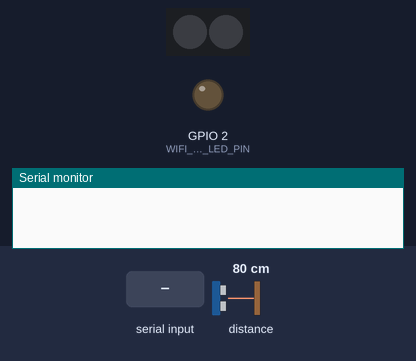
The program below on a simulated ESP32. Shown: 2 RGB LEDs in strip order, left to right, output pins drawn as LEDs (lit = HIGH), the last lines printed to the serial monitor. Wiring (inferred from the names in the program): SRF02/SRF08 range finder at I2C address 0x70. The test bench sets the inputs (shaded band); at power-on: distance to the obstacle 80 cm. Dim RGB values are drawn brighter than linear; WiFi joins after 1.5 s; servers stay silent unless stated.

Above: at 0.1 s.
At 2.85 s:
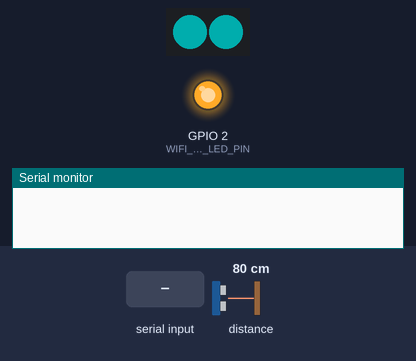
2.9 s: "1" received over the second serial link
At 2.95 s:
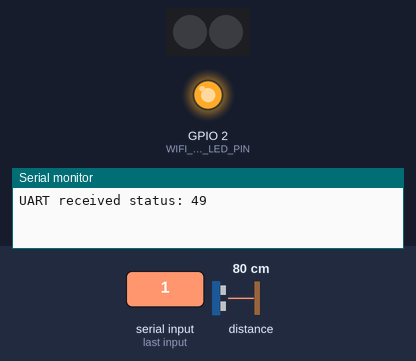
Timing chart, 0 to 11.9 s (numbered marks = the images above; inputs shaded):
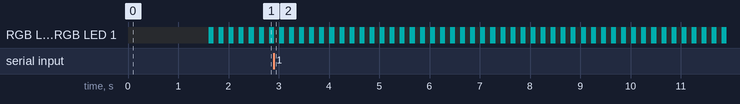

The program:

main.cpp
```cpp
#include <Arduino.h>
#include "Wifi_Setting.hpp"
#include "LED.hpp"

#if defined(ARDUINO_ARCH_ESP32)
#include <freertos/FreeRTOS.h>
#include <freertos/task.h>
#include <freertos/semphr.h>
#include <Wire.h>

// --- タスクのプロトタイプ宣言 ---
static void transmitTask(void* pvParameters);
static void wifiReceiveTask(void* pvParameters);
static void uartReceiveTask(void* pvParameters);
static void ultrasonicTask(void* pvParameters);
static void ledTask(void* pvParameters);
static void wifiHealthTask(void* pvParameters);

// --- タイミング設定 (ミリ秒) ---
#define ULTRASONIC_MEASURE_WAIT_MS 70 // センサーの測定待機時間
#define ULTRASONIC_INTERVAL_MS 10   // センサーの測定周期
#define TRANSMIT_Hz 25     // 送信タスクの実行周期 (25Hz)

// --- GPIO設定 ---
#define WIFI_STATUS_LED_PIN 2  // WiFi接続状態表示用LED

// --- リソース保護のためのミューテックス ---
static SemaphoreHandle_t serialMutex = NULL;
static SemaphoreHandle_t udpMutex = NULL;

// --- タスク間通信用の共有リソース ---
// 超音波センサーの値
static volatile uint8_t ultrasonicValue = 0;
// ステータス値（Serial1から受信したデータで更新）
static volatile uint8_t status = 1;
// WiFi受信フラグ
static volatile bool wifiReceivedFlag = false;
// UART受信フラグ
static volatile bool uartReceivedFlag = false;
// 受信パケットの送信元情報
static IPAddress remoteClientIP;
static uint16_t remoteClientPort;

#define PIN_TX1 16
#define PIN_RX1 17


void setup() {
  Serial.begin(115200);
  Serial1.begin(115200, SERIAL_8N1, PIN_RX1, PIN_TX1);
  while (!Serial) { delay(10); }

  serialMutex = xSemaphoreCreateMutex();
  udpMutex = xSemaphoreCreateMutex();

  // GPIO2をWiFi状態表示LED用に初期化
  pinMode(WIFI_STATUS_LED_PIN, OUTPUT);
  digitalWrite(WIFI_STATUS_LED_PIN, LOW); // 初期状態：消灯


  WifiSetting::Setup();

  // WiFi接続成功時にLEDを点灯
  if (WiFi.status() == WL_CONNECTED) {
    digitalWrite(WIFI_STATUS_LED_PIN, HIGH);
  }

  Wire.begin();
  setupLED(); // LED初期化

  // --- タスクの作成とコアへの割り当て ---
  // Core 1: センサー測定タスク (他から独立して動作)
  xTaskCreatePinnedToCore(ultrasonicTask, "UltraTask", 2048, NULL, 2, NULL, 1);
  // LEDタスクを作成（低優先度）
  xTaskCreatePinnedToCore(ledTask, "LEDTask", 2048, NULL, 1, NULL, 1);

  // Core 0: 通信関連タスク
  // 優先度: WiFi受信 (3) > UART受信 (2) > 送信 (1) > WiFiヘルスチェック (0)
  // これにより、パケット到着時に受信タスクが送信タスクよりも優先して実行される
  xTaskCreatePinnedToCore(wifiReceiveTask, "WiFiRxTask", 4096, NULL, 4, NULL, 0); // 最優先
  xTaskCreatePinnedToCore(transmitTask,    "TxTask",     4096, NULL, 3, NULL, 0); // 中優先
  xTaskCreatePinnedToCore(uartReceiveTask, "UartRxTask", 2048, NULL, 2, NULL, 0); // 低優先
  xTaskCreatePinnedToCore(wifiHealthTask,  "HealthTask", 2048, NULL, 1, NULL, 0); // 最低優先


}

void loop() {
  vTaskDelay(portMAX_DELAY); // メインループは何もしない
}

/**
 * @brief 送信を専門に行うタスク (周期的実行)
 * - 定期的なブロードキャスト送信
 * - フラグに基づいた受信応答
 */
static void transmitTask(void* pvParameters) {
  (void)pvParameters;
  TickType_t xLastWakeTime = xTaskGetTickCount();
  const TickType_t xFrequency = pdMS_TO_TICKS(1000 / TRANSMIT_Hz);

  for (;;) {
    // 指定した周期で正確にタスクを実行するための待機
    vTaskDelayUntil(&xLastWakeTime, xFrequency);

    // --- 1. 定期的なブロードキャスト送信 ---
    if (udpMutex && xSemaphoreTake(udpMutex, pdMS_TO_TICKS(10)) == pdTRUE) {
      uint8_t broadcastPkt[2] = { status, ultrasonicValue }; // Status: Serial1から受信した値
      WifiSetting::udp.beginPacket(WifiSetting::broadcastIP, WifiSetting::udpPort);
      WifiSetting::udp.write(broadcastPkt, 2);
      WifiSetting::udp.endPacket();
      xSemaphoreGive(udpMutex);
    }

    // --- 2. WiFi受信フラグを確認し、応答を送信 ---
    if (wifiReceivedFlag) {
      wifiReceivedFlag = false; // すぐにフラグをリセット
      if (udpMutex && xSemaphoreTake(udpMutex, pdMS_TO_TICKS(10)) == pdTRUE) {
        uint8_t replyPkt[2] = { status, ultrasonicValue }; // Status: Serial1から受信した値
        WifiSetting::udp.beginPacket(remoteClientIP, remoteClientPort);
        WifiSetting::udp.write(replyPkt, 2);
        WifiSetting::udp.endPacket();
        xSemaphoreGive(udpMutex);
      }
    }

    // --- 3. UART受信フラグを確認し、処理 ---
    if (uartReceivedFlag) {
      uartReceivedFlag = false; // すぐにフラグをリセット
      if (serialMutex && xSemaphoreTake(serialMutex, pdMS_TO_TICKS(10)) == pdTRUE) {
        xSemaphoreGive(serialMutex);
      }
    }
  }
}

/**
 * @brief WiFi-UDPの受信を専門に行うタスク
 * - パケットを受信したら、送信元情報を保存し、フラグを立てる
 */
static void wifiReceiveTask(void* pvParameters) {
  (void)pvParameters;
  for (;;) {
    int packetSize = WifiSetting::udp.parsePacket();
    if (packetSize > 0) {
      // 応答のために送信元IPとポートをグローバル変数に保存
      remoteClientIP = WifiSetting::udp.remoteIP();
      remoteClientPort = WifiSetting::udp.remotePort();

      // 受信データをバッファに読み込む
      uint8_t tempBuf[packetSize];
      WifiSetting::udp.read(tempBuf, packetSize);

      // 受信データをそのままシリアルに出力
      if (serialMutex && xSemaphoreTake(serialMutex, pdMS_TO_TICKS(10)) == pdTRUE) {
        Serial.printf("Received %d bytes from %s:%d\n", packetSize, remoteClientIP.toString().c_str(), remoteClientPort);
        Serial1.write(tempBuf, packetSize);
        xSemaphoreGive(serialMutex);
      }
      // 送信タスクに処理を依頼するためにフラグを立てる
      wifiReceivedFlag = true;
    }
    vTaskDelay(pdMS_TO_TICKS(1)); // CPUを過剰に占有しないための短い遅延
  }
}

/**
 * @brief UART (シリアル) の受信を専門に行うタスク
 * - Serial1からデータを受信してstatusを更新
 */
static void uartReceiveTask(void* pvParameters) {
  (void)pvParameters;
  for (;;) {
    status = 1;
    if (Serial1.available() > 0) {
      // Serial1から受信したデータでstatusを更新
      uint8_t receivedData = Serial1.read();
      status = receivedData; // 受信したデータをstatusに設定

      if (serialMutex && xSemaphoreTake(serialMutex, pdMS_TO_TICKS(10)) == pdTRUE) {
        Serial.printf("UART received status: %d\n", status);
        xSemaphoreGive(serialMutex);
      }

      // 残りのバッファを空にする
      while(Serial1.available() > 0) {
        Serial1.read();
      }
      uartReceivedFlag = true;
    }
    vTaskDelay(pdMS_TO_TICKS(1));
  }
}


/**
 * @brief 超音波センサーの測定のみを行うタスク (Core 1で独立動作)
 */
static void ultrasonicTask(void* pvParameters) {
  (void)pvParameters;
  for (;;) {
    Wire.beginTransmission(112); // SRF02 Address 0x70
    Wire.write(byte(0x00));      // Command Register
    Wire.write(byte(0x51));      // Measure in cm
    Wire.endTransmission();

    vTaskDelay(pdMS_TO_TICKS(ULTRASONIC_MEASURE_WAIT_MS));

    Wire.beginTransmission(112);
    Wire.write(byte(0x02));      // Result Register
    Wire.endTransmission();

    Wire.requestFrom(112, 2);
    if (Wire.available() >= 2) {
      int high = Wire.read();
      int low = Wire.read();
      int reading = (high << 8) | low;

      if (reading > 255) reading = 255;
      ultrasonicValue = (uint8_t)reading;
    }
    vTaskDelay(pdMS_TO_TICKS(ULTRASONIC_INTERVAL_MS));
  }
}

/**
 * @brief LEDの点滅制御を行うタスク
 */
static void ledTask(void* pvParameters) {
  (void)pvParameters;
  for (;;) {
    loopLED(); // LED点滅処理を実行
  }
}

/**
 * @brief WiFi接続とメモリの簡易ヘルスチェックを行うタスク
 */
static void wifiHealthTask(void* pvParameters) {
  (void)pvParameters;
  for (;;) {
    // 5秒間隔でヘルスチェックを実行
    vTaskDelay(pdMS_TO_TICKS(5000));

    // WiFi接続状態をチェック
    if (WiFi.status() != WL_CONNECTED) {
      // WiFi切断時：LEDを消灯
      digitalWrite(WIFI_STATUS_LED_PIN, LOW);

      // UDP停止
      if (udpMutex && xSemaphoreTake(udpMutex, pdMS_TO_TICKS(100)) == pdTRUE) {
        WifiSetting::udp.stop();
        xSemaphoreGive(udpMutex);
      }

      // WiFi再接続を試行
      WiFi.disconnect();
      WiFi.begin("2025_ulysses", "2025_ulysses"); // 簡易版：直接指定

      // 5秒間接続を待機
      unsigned long start = millis();
      const unsigned long timeout = 5000;
      while (WiFi.status() != WL_CONNECTED && (millis() - start) < timeout) {
        vTaskDelay(pdMS_TO_TICKS(100));
      }

      // 接続成功時にUDP再開とLED点灯
      if (WiFi.status() == WL_CONNECTED) {
        digitalWrite(WIFI_STATUS_LED_PIN, HIGH); // WiFi接続成功：LEDを点灯
        if (udpMutex && xSemaphoreTake(udpMutex, pdMS_TO_TICKS(100)) == pdTRUE) {
          WifiSetting::udp.begin(1234);
          xSemaphoreGive(udpMutex);
        }
      }
    } else {
      // WiFi接続中：LEDを点灯状態に保つ
      digitalWrite(WIFI_STATUS_LED_PIN, HIGH);
    }

    // メモリチェック（簡易版）
    #if defined(ESP32)
      const size_t minHeap = 8 * 1024; // 8KB
      if (ESP.getFreeHeap() < minHeap) {
        // UDP再起動でメモリ解放を試行
        if (udpMutex && xSemaphoreTake(udpMutex, pdMS_TO_TICKS(100)) == pdTRUE) {
          WifiSetting::udp.stop();
          vTaskDelay(pdMS_TO_TICKS(10));
          WifiSetting::udp.begin(1234);
          xSemaphoreGive(udpMutex);
        }
      }
    #endif
  }
}

#endif
```

LED.hpp
```cpp
#ifndef LED_H
#define LED_H

#include <Arduino.h>

// LED control functions
void setupLED();
void loopLED();
void setLED(int num, uint8_t r, uint8_t g, uint8_t b);

#endif
```

Wifi_Setting.hpp
```cpp
#ifndef WIFI_SOFTAP_HPP
#define WIFI_SOFTAP_HPP

#include <WiFi.h>
#include <cstring>
#if defined(ARDUINO_ARCH_ESP32)
#include <esp32-hal-cpu.h> // for setCpuFrequencyMhz()
#endif

// --- 静的IPアドレス設定 ---
IPAddress local_IP(192, 168, 137, 123); // 固定したいIPアドレス
IPAddress gateway(192, 168, 137, 1);    // ゲートウェイのIPアドレス
IPAddress subnet(255, 255, 255, 0);   // サブネットマスク
IPAddress primaryDNS(8, 8, 8, 8);     // (オプション) プライマリDNS
IPAddress secondaryDNS(8, 8, 4, 4);   // (オプション) セカンダリDNS

namespace WifiSetting {

  // UDPオブジェクト
  WiFiUDP udp;

  // 送信先の設定
  // デフォルトは全体ブロードキャスト。接続先APのネットワークに合わせて自動計算する
  IPAddress broadcastIP(255, 255, 255, 255);  // 初期値
  int udpPort = 1234;

  // ssid（WiFiのネットワーク名）
  // PC のアクセスポイント情報
  const char *ssid = "2025_ulysses";
  const char *pass = "2025_ulysses";

  // 設定をもとに Station 接続を初期化
  void Setup(){

      // WiFi.begin() を呼び出す前にIPアドレスを設定します
    if (!WiFi.config(local_IP, gateway, subnet, primaryDNS, secondaryDNS)) {
      Serial.println("STA Failed to configure");
    }

    // 明示的に STA モードに設定
    WiFi.mode(WIFI_STA);

    // 開始: 接続を試みる
    WiFi.begin(ssid, pass);

    // 簡易待機ループ（非ブロッキングではないがセットアップ時のみ使用）
    unsigned long start = millis();
    const unsigned long timeout = 10000; // 10s
    while (WiFi.status() != WL_CONNECTED && (millis() - start) < timeout) {
      delay(200);
    }

    // UDP通信を開始（ポートをローカルでリッスン）
    udp.begin(udpPort);
    // 接続情報が得られればブロードキャスト先を自動計算して表示
    if (WiFi.status() == WL_CONNECTED) {
      IPAddress local = WiFi.localIP();
      IPAddress gw = WiFi.gatewayIP();
      IPAddress mask = WiFi.subnetMask();
    }
  }
}

#endif // WIFI_SOFTAP_HPP
```

LED.cpp
```cpp
#include <Arduino.h>
#include <FastLED.h>
#include "LED.hpp"

// Configuration: change these as needed
#ifndef LED_PIN
#define LED_PIN 5
#endif

#ifndef NUM_LEDS
#define NUM_LEDS 2
#endif

CRGB leds[NUM_LEDS];

void setupLED() {
  FastLED.addLeds<NEOPIXEL, LED_PIN>(leds, NUM_LEDS);
  FastLED.clear(true);
}

// Helper: set single LED by number (1-based).
// If `num` is 1, change the first LED; if 2, change the second, etc.
void setLED(int num, uint8_t r, uint8_t g, uint8_t b) {
  int index = num - 1; // convert 1-based to 0-based
  if (index < 0 || index >= NUM_LEDS) return;
  leds[index] = CRGB(r, g, b);
}

// Demo: set each LED independently and rotate colors (minimal, no extra helpers)
void loopLED() {
  // Start with all off
  for (int i = 0; i < NUM_LEDS; ++i) leds[i] = CRGB::Black;

  setLED(1, 0, 50, 50);
  setLED(2, 0, 50, 50);
  FastLED.show();

  delay(100);

  setLED(1, 0, 0, 0);
  setLED(2, 0, 0, 0);
  FastLED.show();

  delay(100);

}
```
